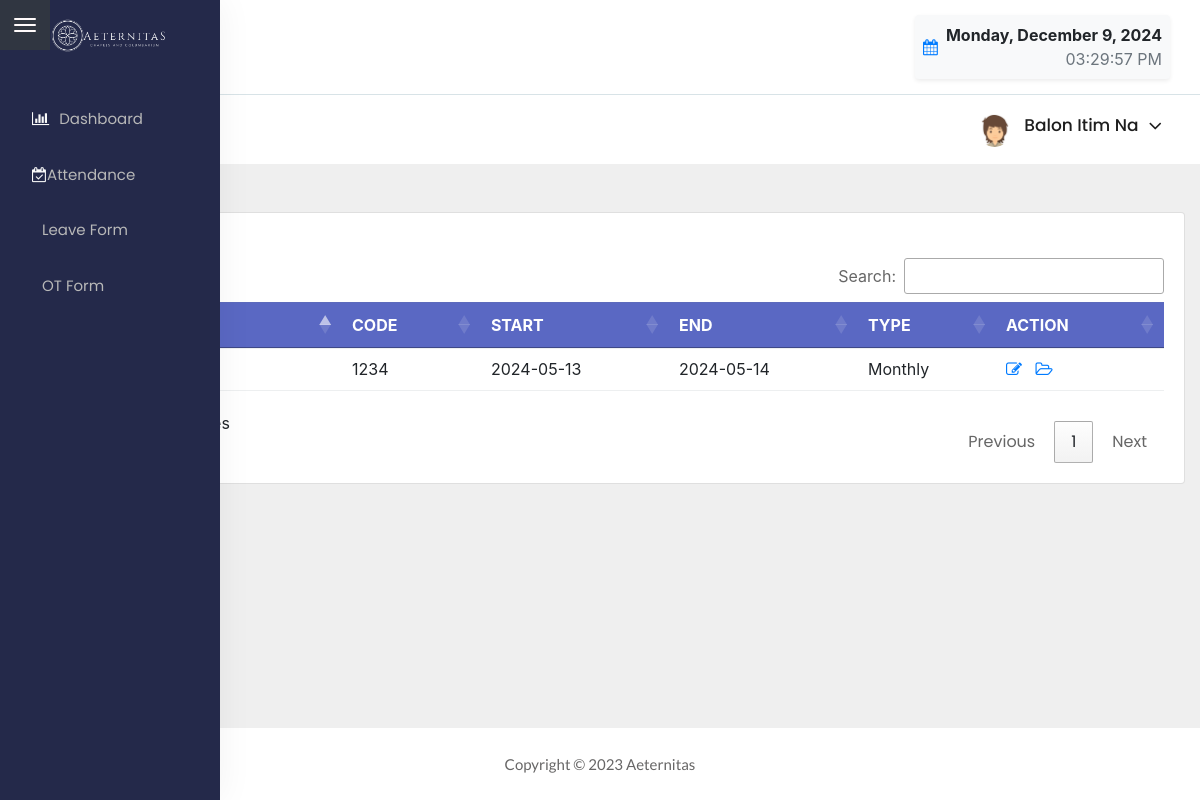
Before: /Manage-Payroll/payroll.php (signed in) with the older database file.
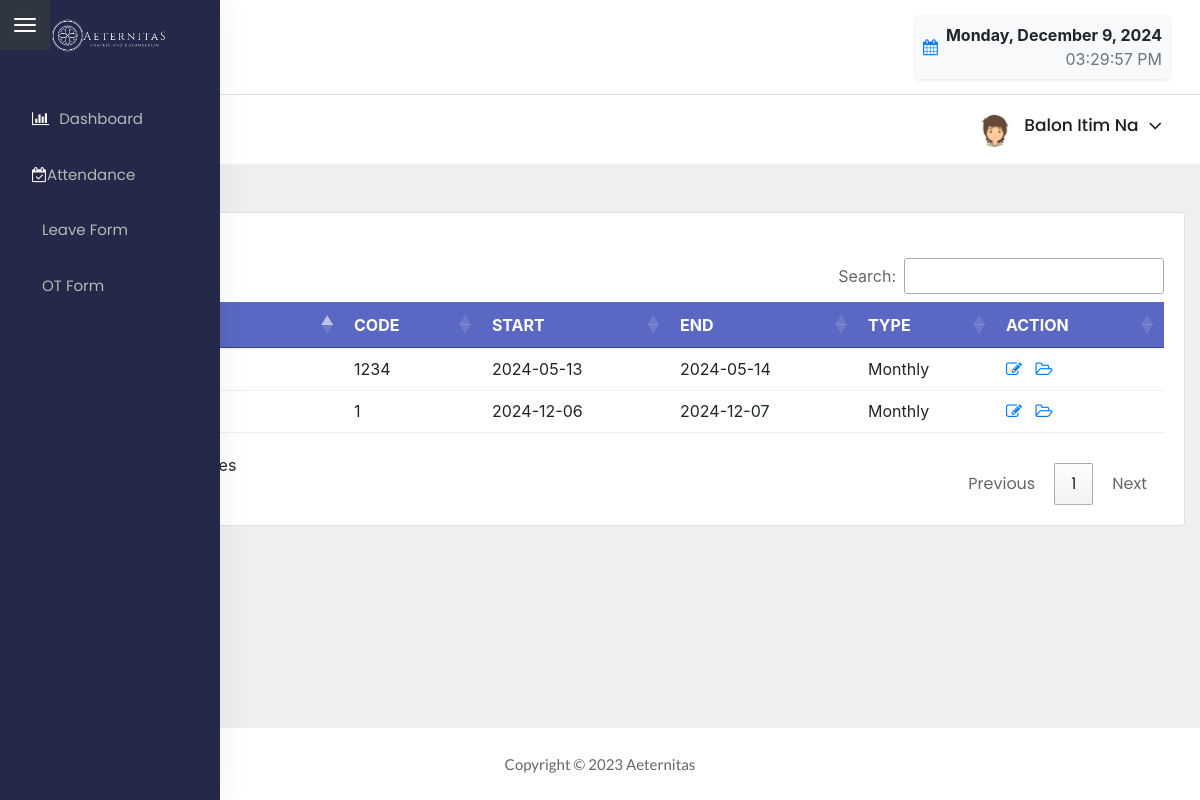
After: the same page with the newer database file.
### tables this page shows
CREATE TABLE `payroll_list` (
  `id` int(11) NOT NULL,
  `code` varchar(100) NOT NULL,
  `start_date` date NOT NULL,
  `end_date` date NOT NULL,
  `type` tinyint(1) NOT NULL DEFAULT 1 COMMENT '1 = Monthly, 2= Semi-Monthly, 3= Daily',
  `status` tinyint(1) NOT NULL DEFAULT 1,
  `delete_flag` tinyint(1) NOT NULL DEFAULT 0,
  `date_created` datetime NOT NULL DEFAULT current_timestamp(),
  `date_updated` datetime DEFAULT NULL ON UPDATE current_timestamp()
);

### etms/authentication.php (called while the page is built, shortened)
<?php
require 'classes/admin_class.php';
$obj_admin = new Admin_Class();

### etms/classes/admin_class.php (called while the page is built, shortened)
<?php
class Admin_Class
{
	public function __construct()
	{
		$host_name = 'localhost';
		$user_name = 'root';
		$password = '';
		$db_name = 'ebsi_db';
		try {
			$connection = new PDO("mysql:host={$host_name}; dbname={$db_name}", $user_name,  $password);
			$this->db = $connection;
		} catch (PDOException $message) {
			echo $message->getMessage();
		}
	}
}

### Manage-Payroll/payroll.php (the view, shortened to what this page needs)
<?php
$page_name = "Payroll";
include('../nav-and-footer/header-nav.php');
$admin_class = new admin_class();
?>
<div class="col-12 mt-5">
    <div class="card">
        <div class="card-body">
            <div class="row">
                <div class="col-12">
                    <link rel="stylesheet" href="https://cdn.jsdelivr.net/npm/flatpickr/dist/flatpickr.min.css">
                    <div class="row">
                        <div class="col-md-12">
                            <div class="well well-custom rounded-0">
                                <div class="row">
                                    <div class="col-md-12 text-right">
                                    </div>
                                </div>
                                <div class="table-responsive mt-4">
                                    <table id="dataTable3" class="table table-codensed table-custom table-hover">
                                        <thead class="text-uppercase text-white" style="background-color: #5A68C3;">
                                            <tr>
                                                <th>Date Added</th>
                                                <th>Code</th>
                                                <th>Start</th>
                                                <th>End</th>
                                                <th>Type</th>
                                                <th>Action</th>
                                            </tr>
                                        </thead>
                                        <tbody>
                                            <?php
                                            $sql = "SELECT * FROM payroll_list";
                                            $stmt = $admin_class->db->prepare($sql);
                                            $stmt->execute();
                                            $payrolls = $stmt->fetchAll(PDO::FETCH_ASSOC);
                                            if ($payrolls) {
                                                foreach ($payrolls as $row) {
                                            ?>
                                                    <tr>
                                                        <td><?php echo $row['date_created']; ?></td>
                                                        <td><?php echo $row['code']; ?></td>
                                                        <td><?php echo $row['start_date']; ?></td>
                                                        <td><?php echo $row['end_date']; ?></td>
                                                        <td>
                                                            <?php
                                                            switch ($row['type']) {
                                                                case 1:
                                                                    echo "Monthly";
                                                                    break;
                                                            }
                                                            ?>
                                                        </td>
                                                        <td>
                                                            <a title="View" href="p_list.php?id=<?php echo $row['id']; ?>"><i class="fa fa-edit"></i></a>&nbsp;&nbsp;
                                                            <a title="Edit" href="#"><i class="fa fa-folder-open-o"></i></a>&nbsp;&nbsp;
                                                        </td>
                                                    </tr>
                                            <?php
                                                }
                                            } else {
                                                echo '<tr><td colspan="6">No payroll records found</td></tr>';
                                            }
                                            ?>
                                        </tbody>
                                    </table>
                                </div>
                            </div>
                        </div>
                    </div>
                </div>
            </div>
        </div>
    </div>
</div>
<?php
include("../nav-and-footer/footer-area.php");
?>

### nav-and-footer/header-nav.php (shortened to what this page needs)
<?php
require '../etms/authentication.php';
$user_name = $_SESSION['name'];
?>
<!doctype html>
<html class="no-js" lang="en">
<head>
    <link rel="stylesheet" href="../assets/css/bootstrap.min.css">
    <link rel="stylesheet" href="../assets/css/font-awesome.min.css">
    <link rel="stylesheet" href="../assets/css/themify-icons.css">
    <link rel="stylesheet" href="../assets/css/metisMenu.css">
    <link rel="stylesheet" href="../assets/css/owl.carousel.min.css">
    <link rel="stylesheet" href="../assets/css/slicknav.min.css">
    <link rel="stylesheet" href="../assets/css/typography.css">
    <link rel="stylesheet" href="../assets/css/default-css.css">
    <link rel="stylesheet" href="../assets/css/styles.css">
    <link rel="stylesheet" href="../assets/css/responsive.css">
    <link rel="stylesheet" href="../etms/assets/bootstrap-datepicker/css/datepicker.css">
    <link rel="stylesheet" href="../etms/assets/bootstrap-datepicker/css/datepicker-custom.css">
    <link href='https://cdn.jsdelivr.net/npm/fullcalendar@6.1.7/main.min.css' rel='stylesheet' />
    <link rel="stylesheet" href="https://www.amcharts.com/lib/3/plugins/export/export.css" type="text/css" media="all" />
    <link rel="stylesheet" href="https://cdn.datatables.net/1.13.4/css/dataTables.bootstrap5.min.css">
    <link rel="stylesheet" href="https://cdn.datatables.net/1.10.19/css/jquery.dataTables.css">
    <link rel="stylesheet" href="https://cdn.datatables.net/1.10.18/css/dataTables.bootstrap4.min.css">
    <link rel="stylesheet" href="https://cdn.datatables.net/responsive/2.2.3/css/responsive.bootstrap.min.css">
    <link rel="stylesheet" href="https://cdn.datatables.net/responsive/2.2.3/css/responsive.jqueryui.min.css">
    <link rel="stylesheet" href="https://cdn.datatables.net/1.11.5/css/jquery.dataTables.min.css">
    <link rel="stylesheet" href="https://stackpath.bootstrapcdn.com/bootstrap/4.6.0/css/bootstrap.min.css">
</head>
<body>
    <div class="page-container">
        <div class="sidebar-menu">
            <div class="sidebar-header">
                <div class="logo">
                    <a href="../Interface/dashboard.php"><img src="../assets/images/icon/white-logo-small-aeternitas.png" alt="logo"></a>
                </div>
            </div>
            <div class="main-menu">
                <div class="menu-inner">
                    <nav>
                    <?php
                        $user_role = $_SESSION['user_role'];
                        if($user_role == 1){
                        ?>
                        <ul class="metismenu" id="menu">
                            <li <?php if($page_name == "Dashboard" ){echo "class=\"active\"";} ?>>
                                <a href="../Interface/dashboard.php"><i class='fa fa-bar-chart-o'></i><span>Dashboard</span></a>
                            </li>
                            <li class="<?php if(in_array($page_name, ['Attendance', 'Leave Report', 'Overtime Report', 'Scheduling'])) { echo 'active'; } ?>">
                                <a href="javascript:void(0)" aria-expanded="<?php echo in_array($page_name, ['Attendance', 'Leave Report', 'Overtime Report', 'Scheduling']) ? 'true' : 'false'; ?>">
                                    <i class="fa fa-clock-o"></i><span>Time Keeping</span>
                                </a>
                                <ul class="collapse metismenu <?php if(in_array($page_name, ['Attendance', 'Leave Report', 'Overtime Report', 'Scheduling'])) { echo 'in'; } ?>" id="menu">
                                    <li <?php if($page_name == "Attendance" ){echo "class=\"active\"";} ?>><a href="../Manage-Attendance/attendance.php"><span>Attendance</span></a></li>
                                    <li <?php if($page_name == "Leave Report" ){echo "class=\"active\"";} ?>><a href="../Manage-Attendance/leave-report.php"><span>Leave Report</span></a></li>
                                    <li <?php if($page_name == "Overtime Report" ){echo "class=\"active\"";} ?>><a href="../Manage-Attendance/ot-report.php"><span>OT Report</span></a></li>
                                    <li <?php if($page_name == "Scheduling" ){echo "class=\"active\"";} ?>><a href="../Manage-Attendance/scheduling.php"><span>Scheduling</span></a></li>
                                </ul>
                            </li>
                            <li <?php if($page_name == "Payroll" ){echo "class=\"active\"";} ?>>
                                <a href="../Manage-Payroll/payroll.php"><i class='fa fa-history'></i><span>Payroll</span></a>
                            </li>
                            <li <?php if($page_name == "Attendance Report" ){echo "class=\"active\"";} ?>>
                                <a href="../Manage-Attendance/report.php"><i class="fa fa-envelope-o"></i>&nbsp;Attendance Report</a>
                            </li>
                            <li <?php if($page_name == "Admin" ){echo "class=\"active\"";} ?>>
                                <a href="../Manage-Admin/manage-admin.php"><i class="fa fa-user"></i><span>Administration</span></a>
                            </li>
                        </ul>
                    <?php }else if($user_role == 2){?>
                        <ul class="metismenu" id="menu">
                        <li <?php if($page_name == "Dashboard" ){echo "class=\"active\"";} ?>><a href="../Interface/dashboard.php"><i class='fa fa-bar-chart-o'></i><span>Dashboard</span></a></li>
                            <li <?php if($page_name == "Attendance" ){echo "class=\"active\"";} ?>><a href="../Manage-Attendance/attendance.php"><i class="fa fa-calendar-check-o"></i>Attendance</a></li>
                            <li <?php if($page_name == "Leave Report" ){echo "class=\"active\"";} ?>><a href="../Manage-Attendance/leave-data.php"><span>Leave Form</span></a></li>
                            <li <?php if($page_name == "Overtime Form" ){echo "class=\"active\"";} ?>><a href="../Manage-Attendance/ot-form.php"><span>OT Form</span></a></li>
                        </ul>
                    <?php
                        }else{
                        header('Location: ../Interface/login.php');
                        }
                    ?>
                    </nav>
                </div>
            </div>
        </div>
        <div class="main-content">
            <div class="header-area">
                <div class="row align-items-center">
                    <div class="col-md-6 col-sm-8 clearfix">
                        <div class="nav-btn pull-left">
                            <span></span>
                            <span></span>
                            <span></span>
                        </div>
                    </div>
                    <div class="col-md-6 col-sm-4 clearfix">
                        <div class="float-right">
                            <div id="currentDateTime" class="text-right d-flex align-items-center bg-light rounded p-2 shadow-sm" style="cursor: pointer;" data-toggle="modal" data-target="#dateDetailsModal">
                                <i class="fa fa-calendar mr-2 text-primary" aria-hidden="true"></i>
                                <div>
                                    <div id="currentDate" class="font-weight-bold"></div>
                                    <div id="currentTime" class="text-muted"></div>
                                </div>
                            </div>
                        </div>
                    </div>
                </div>
            </div>
            <div class="page-title-area">
                <div class="row align-items-center">
                    <div class="col-sm-6">
                        <div class="breadcrumbs-area clearfix">
                            <h4 class="page-title pull-left"><?php echo isset($page_name) ? $page_name : ''; ?></h4>
                        </div>
                    </div>
                    <div class="col-sm-6 clearfix">
                        <div class="user-profile pull-right">
                            <?php
                                $user_profile = 'avatar.png';
                                if (isset($obj_admin)) {
                                    $profile_query = $obj_admin->db->query("SELECT em_profile FROM tbl_admin WHERE fullname = '$user_name'");
                                    if ($profile_query && $profile_result = $profile_query->fetch(PDO::FETCH_ASSOC)) {
                                        $user_profile = $profile_result['em_profile'] ?: 'avatar.png';
                                    }
                                }
                            ?>
                            <img class="avatar user-thumb"
                                 src="../author/<?php echo htmlspecialchars($user_profile); ?>"
                                 alt="avatar"
                                 onerror="console.log('Failed to load image:', this.src); this.src='../assets/images/author/avatar.png';">
                            <h4 class="user-name dropdown-toggle" data-toggle="dropdown"><?php echo $user_name; ?><i class="fa fa-angle-down"></i></h4>
                        </div>
                    </div>
                </div>
            </div>

### nav-and-footer/footer-area.php (shortened to what this page needs)
</div>
<footer>
            <div class="footer-area">
                <p>
                Copyright © 2023 Aeternitas</p>
            </div>
        </footer>
    </body>
</html>

### assets/CSS/default-css.css (style rules this page uses)
* { margin: 0; padding: 0; box-sizing: border-box; }
*, *:before, *:after { -moz-box-sizing: border-box; -webkit-box-sizing: border-box; box-sizing: border-box; }
html { -webkit-font-smoothing: antialiased; }
body { background: #fff; font-weight: normal; -webkit-font-smoothing: antialiased; -webkit-text-size-adjust: 100%; }
img { max-width: 100%; height: auto; }
:root { --primary-color: #4336FB; }

### assets/CSS/responsive.css (style rules this page uses)
@media (min-width: 1200px) and (max-width: 1364px) { .sidebar-menu { position: fixed; left: -90%; top: 0; height: 100vh; width: 220px; } }
@media (min-width: 1200px) and (max-width: 1364px) { .sbar_collapsed .sidebar-menu { width: 220px; left: 0; } }
@media (min-width: 1200px) and (max-width: 1364px) { .sbar_collapsed .nav-btn { margin-right: 15px; position: fixed; z-index: 99; left: 0px; background: #303641; padding: 14px; top: 0; margin: 0; } }
@media (min-width: 1200px) and (max-width: 1364px) { .sbar_collapsed .nav-btn span { background: #fffbfb; } }
@media (min-width: 1200px) and (max-width: 1364px) { .page-container, .sbar_collapsed.page-container { padding-left: 0; } }

Changed rows visible on the page:
added payroll_list: code "1", start_date "2024-12-06", end_date "2024-12-07", type "Monthly"
